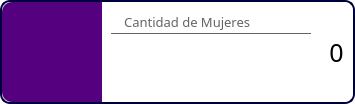
                        <widget class="QFrame" name="frame_cant_mujeres">
                         <property name="minimumSize">
                          <size>
                           <width>0</width>
                           <height>104</height>
                          </size>
                         </property>
                         <property name="maximumSize">
                          <size>
                           <width>16777215</width>
                           <height>104</height>
                          </size>
                         </property>
                         <property name="styleSheet">
                          <string notr="true">background-color: rgb(255, 255, 255);
border: 2px solid rgb(0, 0, 61);
border-radius: 10px;</string>
                         </property>
                         <property name="frameShape">
                          <enum>QFrame::StyledPanel</enum>
                         </property>
                         <property name="frameShadow">
                          <enum>QFrame::Raised</enum>
                         </property>
                         <layout class="QHBoxLayout" name="horizontalLayout_42">
                          <property name="spacing">
                           <number>0</number>
                          </property>
                          <property name="leftMargin">
                           <number>0</number>
                          </property>
                          <property name="topMargin">
                           <number>0</number>
                          </property>
                          <property name="rightMargin">
                           <number>0</number>
                          </property>
                          <property name="bottomMargin">
                           <number>0</number>
                          </property>
                          <item>
                           <widget class="QLabel" name="label_cant_mujeres_icono">
                            <property name="minimumSize">
                             <size>
                              <width>100</width>
                              <height>100</height>
                             </size>
                            </property>
                            <property name="maximumSize">
                             <size>
                              <width>100</width>
                              <height>100</height>
                             </size>
                            </property>
                            <property name="font">
                             <font>
                              <family>Circular Std</family>
                              <pointsize>10</pointsize>
                             </font>
                            </property>
                            <property name="styleSheet">
                             <string notr="true">border: none;
border-radius: 0px;
border-top-left-radius: 10px;
border-bottom-left-radius: 10px;
background-color: rgb(85, 0, 127);
padding: 10px;</string>
                            </property>
                            <property name="text">
                             <string/>
                            </property>
                            <property name="pixmap">
                             <pixmap>:/icons/woman.png</pixmap>
                            </property>
                            <property name="scaledContents">
                             <bool>false</bool>
                            </property>
                            <property name="alignment">
                             <set>Qt::AlignCenter</set>
                            </property>
                           </widget>
                          </item>
                          <item alignment="Qt::AlignTop">
                           <widget class="QFrame" name="frame_cant_mujeres_titulo">
                            <property name="styleSheet">
                             <string notr="true">border: none;</string>
                            </property>
                            <property name="frameShape">
                             <enum>QFrame::StyledPanel</enum>
                            </property>
                            <property name="frameShadow">
                             <enum>QFrame::Raised</enum>
                            </property>
                            <layout class="QVBoxLayout" name="verticalLayout_68">
                             <item>
                              <widget class="QLabel" name="label_cant_mujeres_titulo">
                               <property name="minimumSize">
                                <size>
                                 <width>200</width>
                                 <height>23</height>
                                </size>
                               </property>
                               <property name="maximumSize">
                                <size>
                                 <width>200</width>
                                 <height>23</height>
                                </size>
                               </property>
                               <property name="font">
                                <font>
                                 <family>Circular Std</family>
                                 <pointsize>10</pointsize>
                                </font>
                               </property>
                               <property name="styleSheet">
                                <string notr="true">border: none;
border-radius: none;
border-bottom: 1px solid rgb(100, 100, 100);
color: rgb(100, 100, 100);</string>
                               </property>
                               <property name="text">
                                <string>   Cantidad de Mujeres</string>
                               </property>
                              </widget>
                             </item>
                            </layout>
                           </widget>
                          </item>
                          <item>
                           <widget class="QFrame" name="frame_cant_mujeres_num">
                            <property name="styleSheet">
                             <string notr="true">border: none;</string>
                            </property>
                            <property name="frameShape">
                             <enum>QFrame::StyledPanel</enum>
                            </property>
                            <property name="frameShadow">
                             <enum>QFrame::Raised</enum>
                            </property>
                            <layout class="QVBoxLayout" name="verticalLayout_67">
                             <item>
                              <widget class="QLabel" name="lbl_cant_mujeres">
                               <property name="minimumSize">
                                <size>
                                 <width>0</width>
                                 <height>30</height>
                                </size>
                               </property>
                               <property name="maximumSize">
                                <size>
                                 <width>16777215</width>
                                 <height>30</height>
                                </size>
                               </property>
                               <property name="font">
                                <font>
                                 <family>Circular Std</family>
                                 <pointsize>19</pointsize>
                                </font>
                               </property>
                               <property name="styleSheet">
                                <string notr="true">border: none;</string>
                               </property>
                               <property name="text">
                                <string>0</string>
                               </property>
                               <property name="alignment">
                                <set>Qt::AlignCenter</set>
                               </property>
                              </widget>
                             </item>
                            </layout>
                           </widget>
                          </item>
                         </layout>
                        </widget>
